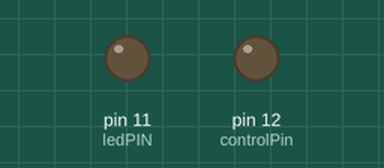
A sketch run on a simulated Arduino Uno, built with avr-gcc and run on an emulated ATmega328P. On the bench: output pins drawn as LEDs (lit = HIGH).

Above: at 1.1 s.
Timing chart, 0 to 2.6 s (numbered marks = the images above):
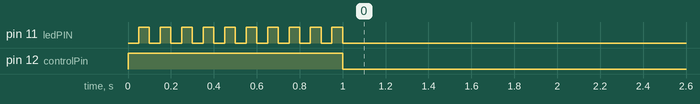

The sketch:

teensey_gate.ino
```cpp
int ledPIN = 11;
int controlPin = 12;
int lDelay = 50;

bool shouldBeUp = true;

void setup()
{
  pinMode(ledPIN, OUTPUT);
  pinMode(controlPin, OUTPUT);
  digitalWrite(controlPin, HIGH);
}

void loop()
{
  if (shouldBeUp) {

    for (int i = 0; i < 10; i++)
    {
      digitalWrite(ledPIN, LOW); // on
      delay(lDelay);
      digitalWrite(ledPIN, HIGH); // off
      delay(lDelay);
    }

    // Leave the LED low (so, ground == ON)
    digitalWrite(ledPIN, LOW);
    digitalWrite(controlPin, LOW);
    shouldBeUp = false;
  }
}
```

Measured:
- by itself, pin 11 (ledPIN): alternates HIGH for 0.05 s and LOW for 0.05 s, 20 changes in all, then stays LOW
- by itself, pin 12 (controlPin): HIGH → LOW at 1.0 s
